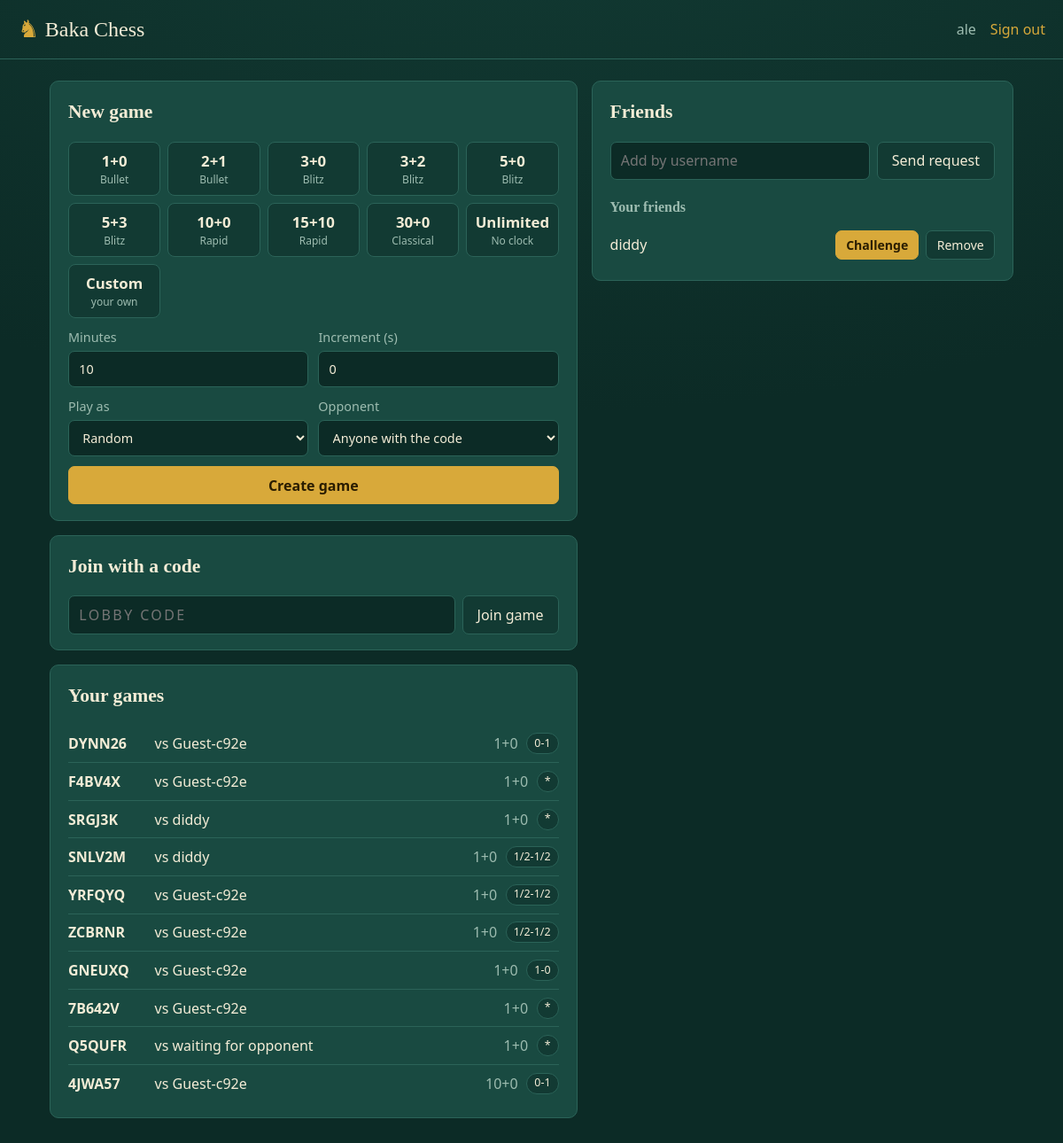
The app's page / (signed in) with its own data.
### games/models.py (models this page shows, shortened)
class Game(models.Model):
    WAITING, ACTIVE, FINISHED = "waiting", "active", "finished"
    code = models.CharField(max_length=8, unique=True, default=make_code)
    status = models.CharField(max_length=10, default=WAITING)
    white_token = models.CharField(max_length=40, blank=True)
    black_token = models.CharField(max_length=40, blank=True)
    white_name = models.CharField(max_length=150, blank=True)
    black_name = models.CharField(max_length=150, blank=True)
    invited_token = models.CharField(max_length=40, blank=True)  # if set, only this player may take the open seat
    initial_seconds = models.PositiveIntegerField(default=600)  # 0 = unlimited
    increment_seconds = models.PositiveIntegerField(default=0)
    white_ms = models.BigIntegerField(default=0)
    black_ms = models.BigIntegerField(default=0)
    last_move_at = models.DateTimeField(null=True, blank=True)
    moves = models.TextField(blank=True)  # space-separated UCI moves
    result = models.CharField(max_length=8, blank=True)  # 1-0, 0-1, 1/2-1/2, *
    reason = models.CharField(max_length=60, blank=True)
    draw_offer = models.CharField(max_length=1, blank=True)  # "w" / "b" / ""
    rematch_white = models.BooleanField(default=False)
    rematch_black = models.BooleanField(default=False)
    created = models.DateTimeField(auto_now_add=True)
    updated = models.DateTimeField(auto_now=True)
    @property
    def time_label(self):
        if not self.initial_seconds:
            return "Unlimited"
        m = self.initial_seconds / 60
        m = int(m) if m == int(m) else round(m, 1)
        return f"{m}+{self.increment_seconds}"

### games/views.py (the view)
# urls.py: path("", views.home, name="home"),
def home(request):
    ctx = {"presets": _presets()}
    if request.user.is_authenticated:
        me = request.user
        rels = Friendship.objects.filter(Q(from_user=me) | Q(to_user=me)).select_related("from_user", "to_user")
        ctx["friends"] = [{"user": r.other(me), "pk": r.pk} for r in rels if r.status == Friendship.ACCEPTED]
        ctx["incoming"] = [r for r in rels if r.status == Friendship.PENDING and r.to_user_id == me.id]
        ctx["outgoing"] = [r for r in rels if r.status == Friendship.PENDING and r.from_user_id == me.id]
        token = f"u:{me.id}"
        games = list(Game.objects.filter(Q(white_token=token) | Q(black_token=token)).order_by("-updated")[:10])
        for g in games:
            opp = g.black_name if g.white_token == token else g.white_name
            g.opp = opp or "waiting for opponent"
        ctx["games"] = games
    return render(request, "games/home.html", ctx)

### games/models.py (called while the page is built)
    def other(self, user):
        return self.to_user if self.from_user_id == user.id else self.from_user

### games/views.py (called while the page is built)
def _presets():
    return [{"label": l, "name": n, "value": f"{s},{i}", "default": l == "10+0"} for l, n, s, i in PRESETS]

### games/templates/games/home.html (shortened to what this page needs)
{% extends "games/base.html" %} {% block content %} {% if not user.is_authenticated %}
<section class="hero">
    <div>
        <h1>True Tomo Chess</h1>
        <p>Make an account or play as guest i dont gaf.</p>
    </div>
    <div class="board-art" aria-hidden="true"><span>♞</span></div>
</section>
<div class="grid3">
    <section class="card">
        <h2>Join with a code</h2>
        <form class="join" method="post" action="{% url 'join_code' %}">
            {% csrf_token %}
            <input name="code" placeholder="Lobby code" maxlength="8" autocomplete="off" required />
            <button class="primary">Join game</button>
        </form>
        <p class="muted">You'll play as a guest. Create an account to keep your games and add friends.</p>
    </section>
    <section class="card">
        <h2>Create an account</h2>
        <form method="post" action="{% url 'register' %}" class="stack">
            {% csrf_token %}
            <input name="username" placeholder="Username" required />
            <input name="password1" type="password" placeholder="Password" required />
            <input name="password2" type="password" placeholder="Confirm password" required />
            <button class="primary">Sign up</button>
        </form>
    </section>
    <section class="card">
        <h2>Sign in</h2>
        <form method="post" action="{% url 'login' %}" class="stack">
            {% csrf_token %}
            <input name="username" placeholder="Username" required />
            <input name="password" type="password" placeholder="Password" required />
            <button>Sign in</button>
        </form>
    </section>
</div>
{% else %}
<div class="grid2">
    <div class="col">
        <section class="card" id="new-game">
            <h2>New game</h2>
            <form method="post" action="{% url 'create_game' %}" class="stack">
                <div class="chips">
                    {% for p in presets %}
                    <label class="chip"
                        ><input
                        /><span><b>{{ p.label }}</b><small>{{ p.name }}</small></span></label
                    >
                    {% endfor %}
                    <label class="chip"
                        ><input type="radio" name="preset" value="custom" /><span
                            ><b>Custom</b><small>your own</small></span
                        ></label
                    >
                </div>
                <div class="custom">
                    <label>Minutes <input type="number" name="custom_minutes" value="10" min="1" max="180" /></label>
                    <label
                        >Increment (s) <input type="number" name="custom_increment" value="0" min="0" max="60"
                    /></label>
                </div>
                <div class="row">
                    <label
                        >Play as
                        <select name="color">
                            <option value="random">Random</option>
                        </select>
                    </label>
                    <label
                        >Opponent
                        <select name="invite" id="invite">
                            <option value="">Anyone with the code</option>
                        </select>
                    </label>
                </div>
                <button class="primary">Create game</button>
            </form>
        </section>
        <section class="card">
            <h2>Join with a code</h2>
            <form class="join" method="post" action="{% url 'join_code' %}">
                <input name="code" placeholder="Lobby code" maxlength="8" autocomplete="off" required />
                <button>Join game</button>
            </form>
        </section>
        <section class="card">
            <h2>Your games</h2>
            {% for g in games %}
            <a class="game-row" href="{% url 'game' g.code %}">
                <b>{{ g.code }}</b><span>vs {{ g.opp }}</span><span class="muted">{{ g.time_label }}</span>
                <span class="tag {{ g.status }}"
                    >{% if g.status == 'finished' %}{{ g.result|default:"-" }}{% else %}{{ g.status }}{% endif %}</span
                >
            </a>
            {% empty %}
            <p class="muted">No games yet. Create one above and share the code.</p>
            {% endfor %}
        </section>
    </div>
    <div class="col">
        <section class="card">
            <h2>Friends</h2>
            <form method="post" action="{% url 'friend_add' %}" class="join">
                <input name="username" placeholder="Add by username" required />
                <button>Send request</button>
            </form>
            <h3>Your friends</h3>
            {% for f in friends %}
            <div class="friend-row">
                <span>{{ f.user.username }}</span>
                <button type="button" class="small primary" data-challenge="{{ f.user.username }}">Challenge</button>
                <form
                    method="post"
                    action="{% url 'friend_action' f.pk 'remove' %}"
                    onsubmit="return confirm('Remove {{ f.user.username|escapejs }}?')"
                >
                    {% csrf_token %}<button class="small">Remove</button>
                </form>
            </div>
            {% empty %}
            <p class="muted">No friends yet. Send a request using a username.</p>
            {% endfor %}
        </section>
    </div>
</div>
{% endif %} {% endblock %}

### games/templates/games/base.html (shortened to what this page needs)
{% load static %}<!doctype html>
<html lang="en">
    <head>
        <link rel="stylesheet" href="{% static 'games/style.css' %}" />
    </head>
    <body>
        <header class="top">
            <a class="brand" href="{% url 'home' %}"><span class="knight">♞</span>Baka Chess</a>
            <nav>
                {% if user.is_authenticated %}
                <span class="who">{{ user.username }}</span>
                <form method="post" action="{% url 'logout' %}">
                    {% csrf_token %}<button class="link">Sign out</button>
                </form>
                {% endif %}
            </nav>
        </header>
        <main>{% block content %}{% endblock %}</main>
    </body>
</html>

### games/static/games/style.css (style rules this page uses)
:root { --felt:#123a33; --felt-deep:#0c2b26; --panel:#194a41; --line:#2b6358; --paper:#f3ecd6; --muted:#9dbcb0; --brass:#d8a93a; --brass-ink:#2a1d00; --walnut:#8a6a47; --cream:#ead9b0; --danger:#e0765f; --serif:"Iowan Old Style","Palatino Linotype",Palatino,"Book Antiqua",serif; --sans:"Avenir Next","Segoe UI",Roboto,system-ui,sans-serif; }
* { box-sizing:border-box }
html { background:var(--felt-deep) }
body { margin:0;min-height:100vh;background:radial-gradient(1200px 600px at 50% -10%,var(--felt),var(--felt-deep)); color:var(--paper);font:16px/1.5 var(--sans) }
a { color:var(--brass) }
h1,h2,h3,.brand,.code { font-family:var(--serif) }
h2 { font-size:1.35rem;margin:0 0 .8em }
h3 { font-size:1rem;margin:1.2em 0 .5em;color:var(--muted);font-weight:600 }
main { max-width:1120px;margin:0 auto;padding:1.5rem 1rem 4rem }
.muted { color:var(--muted) }
.top { display:flex;justify-content:space-between;align-items:center;padding:.8rem 1.25rem;border-bottom:1px solid var(--line) }
.brand { font-size:1.5rem;color:var(--paper);text-decoration:none;display:flex;align-items:center;gap:.4rem }
.knight { color:var(--brass);font-size:1.7rem }
.top nav { display:flex;gap:1rem;align-items:center }
.who { color:var(--muted) }
form { margin:0 }
button.link { background:none;border:0;color:var(--brass);cursor:pointer;font:inherit;padding:0 }
.card { background:var(--panel);border:1px solid var(--line);border-radius:10px;padding:1.1rem 1.25rem;margin-bottom:1rem }
.grid2 { display:grid;grid-template-columns:1.25fr 1fr;gap:1rem;align-items:start }
.stack { display:flex;flex-direction:column;gap:.7rem }
.row { display:grid;grid-template-columns:1fr 1fr;gap:.7rem }
label { display:flex;flex-direction:column;gap:.25rem;font-size:.9rem;color:var(--muted) }
input,select,button,.btn { font:inherit;border-radius:7px;border:1px solid var(--line) }
input,select { background:var(--felt-deep);color:var(--paper);padding:.55rem .7rem;width:100% }
button,.btn { background:var(--felt);color:var(--paper);padding:.55rem 1rem;cursor:pointer;text-decoration:none;display:inline-block;text-align:center }
button.primary,.btn.primary { background:var(--brass);border-color:var(--brass);color:var(--brass-ink);font-weight:700 }
button.small,.btn.small { padding:.3rem .7rem;font-size:.88rem }
.join { display:flex;gap:.5rem }
.join input { flex:1 }
.join input[name=code] { text-transform:uppercase;letter-spacing:.15em }
.chips { display:grid;grid-template-columns:repeat(auto-fill,minmax(92px,1fr));gap:.5rem }
.chip { position:relative;cursor:pointer }
.chip span { display:flex;flex-direction:column;align-items:center;padding:.5rem .3rem;border:1px solid var(--line);border-radius:8px;background:var(--felt) }
.chip b { color:var(--paper);font-size:1.05rem }
.chip small { color:var(--muted);font-size:.75rem }
.custom { display:flex;gap:.7rem }
.custom label { flex:1 }
.game-row { display:grid;grid-template-columns:5.5rem 1fr auto auto;gap:.6rem;align-items:center;padding:.55rem 0;border-top:1px solid var(--line);color:var(--paper);text-decoration:none }
.game-row:first-of-type { border-top:0 }
.tag { font-size:.78rem;padding:.1rem .5rem;border-radius:99px;background:var(--felt);border:1px solid var(--line) }
.friend-row { display:flex;gap:.5rem;align-items:center;padding:.35rem 0 }
.friend-row span { flex:1 }

### records on screen
Game: code "DYNN26", opp "Guest-c92e", time_label "1+0", result "0-1"
Game: code "F4BV4X", opp "Guest-c92e", time_label "1+0", result "*"
Game: code "SRGJ3K", opp "diddy", time_label "1+0", result "*"
Game: code "SNLV2M", opp "diddy", time_label "1+0", result "1/2-1/2"
Game: code "YRFQYQ", opp "Guest-c92e", time_label "1+0", result "1/2-1/2"
Game: code "ZCBRNR", opp "Guest-c92e", time_label "1+0", result "1/2-1/2"
Game: code "GNEUXQ", opp "Guest-c92e", time_label "1+0", result "1-0"
Game: code "7B642V", opp "Guest-c92e", time_label "1+0", result "*"
Game: code "Q5QUFR", opp "waiting for opponent", time_label "1+0", result "*"
Game: code "4JWA57", opp "Guest-c92e", time_label "10+0", result "0-1"

### other values on screen
{{ user.username }} "ale"
{{ p.label }} "1+0" "2+1" "3+0" "3+2" "5+0" "5+3" "10+0" "15+10" "30+0" "Unlimited"
{{ p.name }} "Bullet" "Bullet" "Blitz" "Blitz" "Blitz" "Blitz" "Rapid" "Rapid" "Classical" "No clock"
{{ f.user.username }} "diddy"
